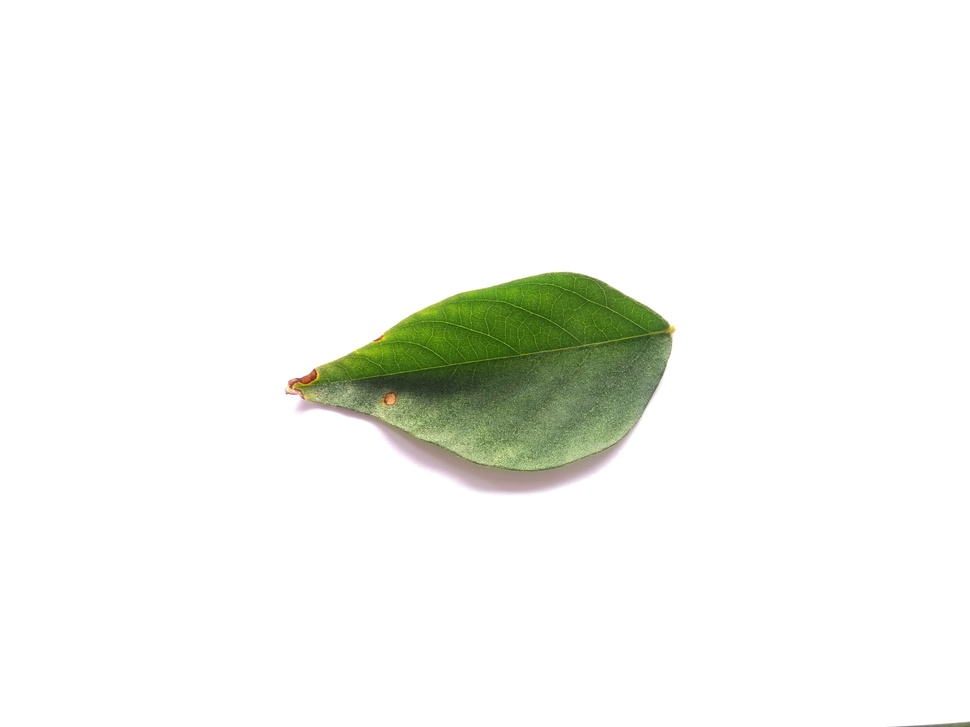
#> input picture image_fundamental/051.jpg, 970 x 727 px, shrunk from 4608 x 3456 before the run, found by its file name
$ jupyter execute ip_adapative_thresholding.ipynb   (shell and % lines are left out)
#> lines starting #> are read from the running program, lines starting #| are printed output that depends on the picture; after the words box and inside, x2 and y2 are one past the last pixel; in counts of white or black regions, pixels touching at a corner belong together
<a href="https://colab.research.google.com/github/alfinlutfi277/Tugas-AI/blob/main/image_processing/ip_adapative_thresholding.ipynb" target="_parent"></a>

[cell 1]
# import the necessary packages
import matplotlib.pyplot as plt
import cv2

[cell 2]
def plt_imshow(title, image):
	# convert the image frame BGR to RGB color space and display it
	image = cv2.cvtColor(image, cv2.COLOR_BGR2RGB)
	plt.imshow(image)
	plt.title(title)
	plt.grid(False)
	plt.show()

[cell 3]
# since we are using Jupyter Notebooks we can replace our argument
# parsing code with *hard coded* arguments and values
args = {
	"image": "051.jpg"
}

[cell 4]
# load the image and display it
image = cv2.imread(args["image"])
#> image is the input picture: shape (727, 970, 3); mean B, G, R 240.9, 245.4, 243.6
plt_imshow("Image", image)

# convert the image to grayscale and blur it slightly
gray = cv2.cvtColor(image, cv2.COLOR_BGR2GRAY)
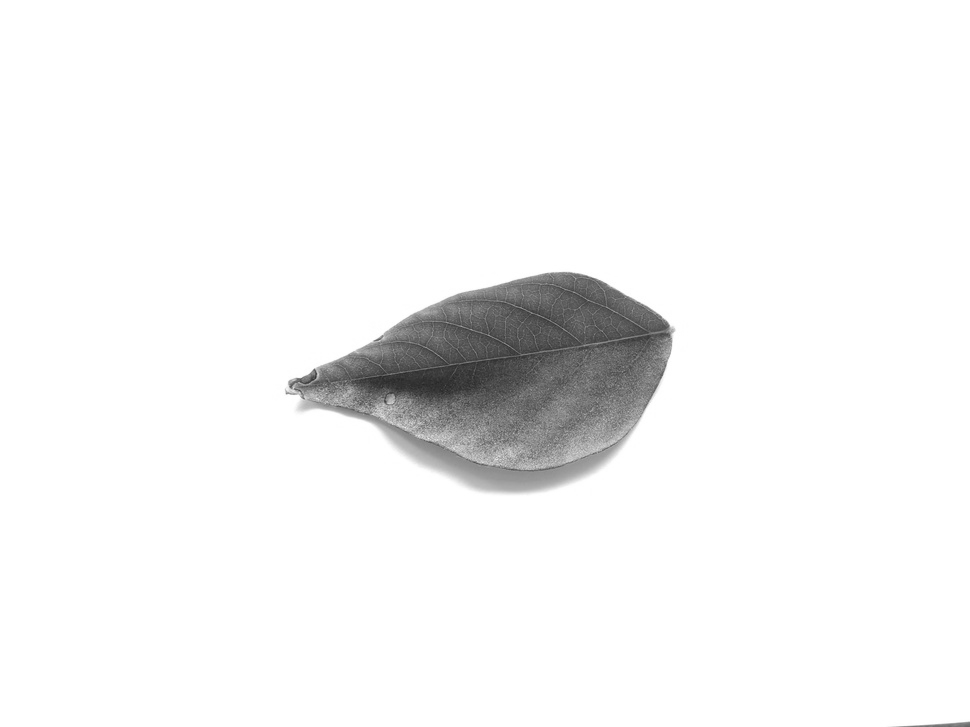
#> gray: shape (727, 970); min 37, max 255, mean 244.3
blurred = cv2.GaussianBlur(gray, (7, 7), 0)

[cell 5]
# apply simple thresholding with a hardcoded threshold value
(T, threshInv) = cv2.threshold(blurred, 230, 255,
	cv2.THRESH_BINARY_INV)
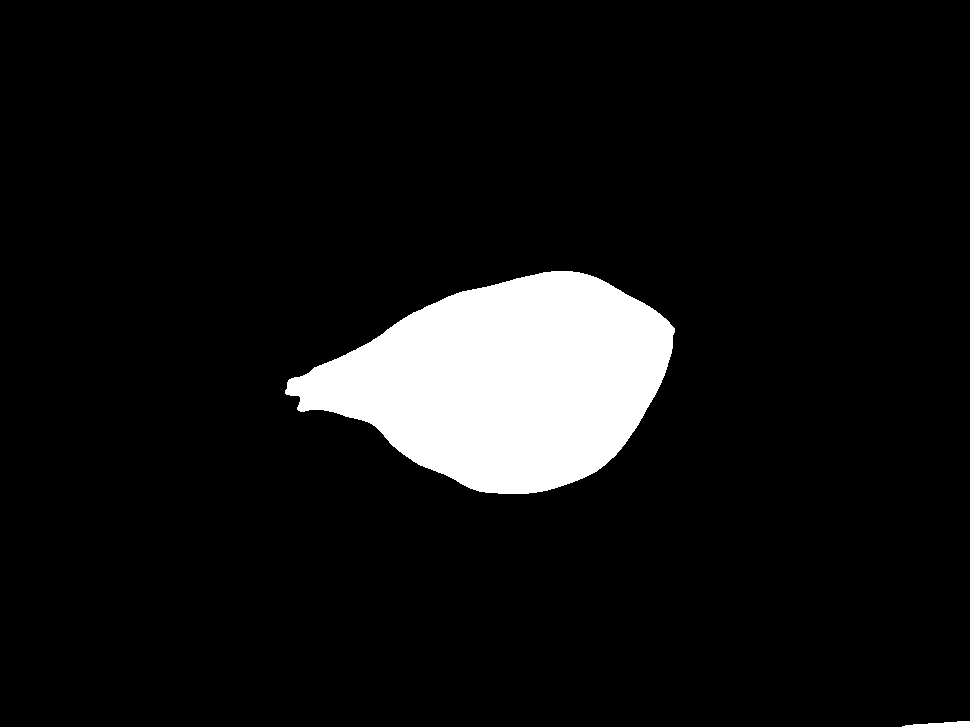
#> threshInv: shape (727, 970); 7.9% white; 2 white regions, box (x1, y1, x2, y2) and area: (285, 271, 675, 494) 55399, (902, 721, 970, 727) 271
plt_imshow("Simple Thresholding", threshInv)

[cell 6]
# apply Otsu's automatic thresholding
(T, threshInv) = cv2.threshold(blurred, 0, 255,
	cv2.THRESH_BINARY_INV | cv2.THRESH_OTSU)
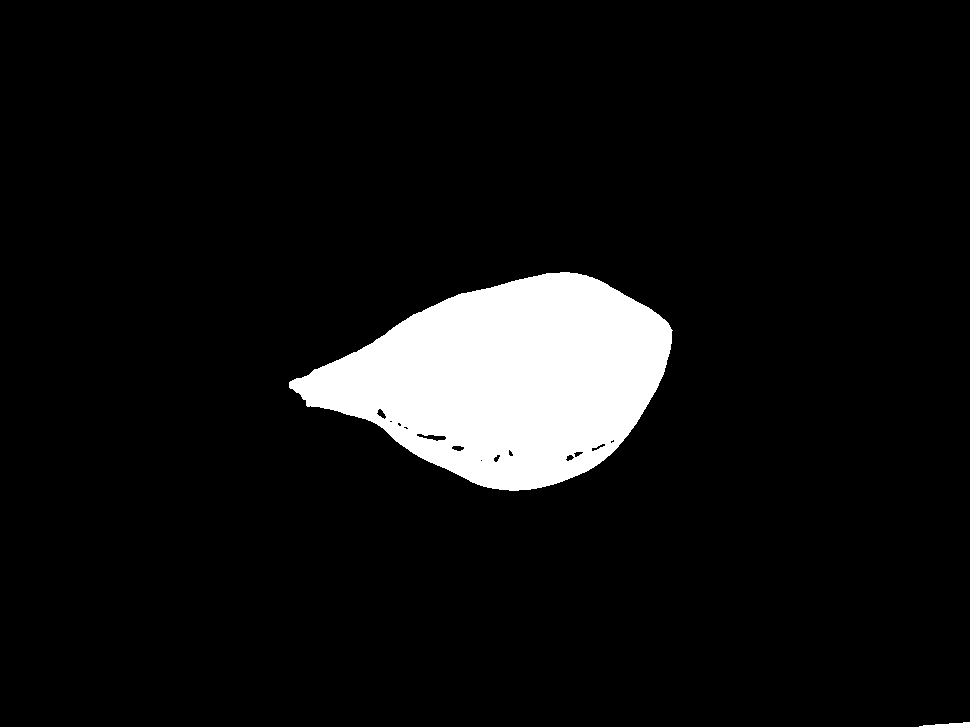
#> threshInv: shape (727, 970); 7.4% white; 2 white regions, box (x1, y1, x2, y2) and area: (289, 272, 673, 491) 52341, (919, 722, 970, 727) 161
#> T = 185
plt_imshow("Otsu Thresholding", threshInv)

[cell 7]
# instead of manually specifying the threshold value, we can use
# adaptive thresholding to examine neighborhoods of pixels and
# adaptively threshold each neighborhood
thresh = cv2.adaptiveThreshold(blurred, 255,
	cv2.ADAPTIVE_THRESH_MEAN_C, cv2.THRESH_BINARY_INV, 21, 10)
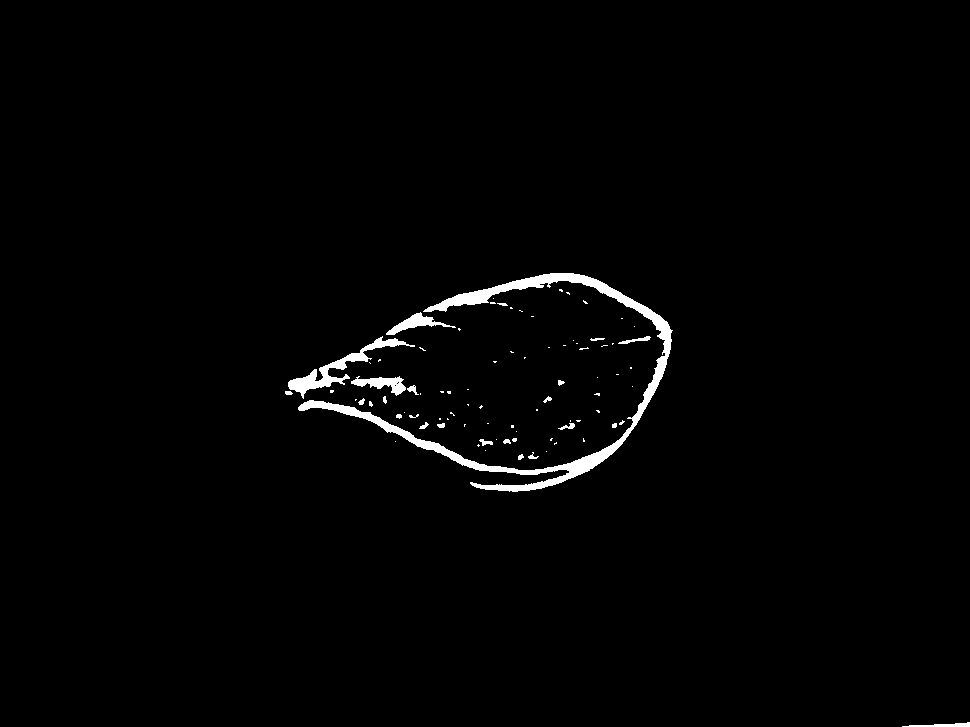
#> thresh: shape (727, 970); 1.4% white; 84 white regions (60 under 20 px), largest, box (x1, y1, x2, y2) and area: (298, 273, 673, 492) 6550, (288, 336, 415, 399) 1349, (351, 376, 406, 396) 503
plt_imshow("Mean Adaptive Thresholding", thresh)

[cell 8]
# perform adaptive thresholding again, this time using a Gaussian
# weighting versus a simple mean to compute our local threshold
# value
thresh = cv2.adaptiveThreshold(blurred, 255,
	cv2.ADAPTIVE_THRESH_GAUSSIAN_C, cv2.THRESH_BINARY_INV, 21, 4)
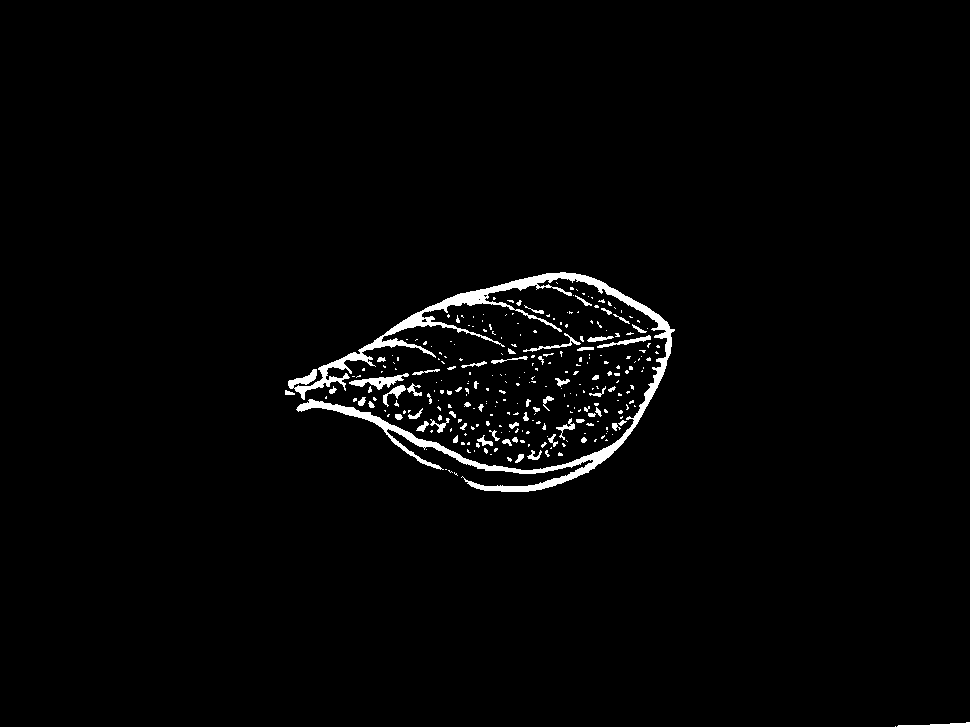
#> thresh: shape (727, 970); 1.9% white; 282 white regions (221 under 20 px), largest, box (x1, y1, x2, y2) and area: (288, 272, 675, 492) 8648, (349, 373, 409, 390) 379, (897, 722, 970, 727) 209
plt_imshow("Gaussian Adaptive Thresholding", thresh)

$ run again, with image_fundamental/001.jpg copied over image_fundamental/051.jpg
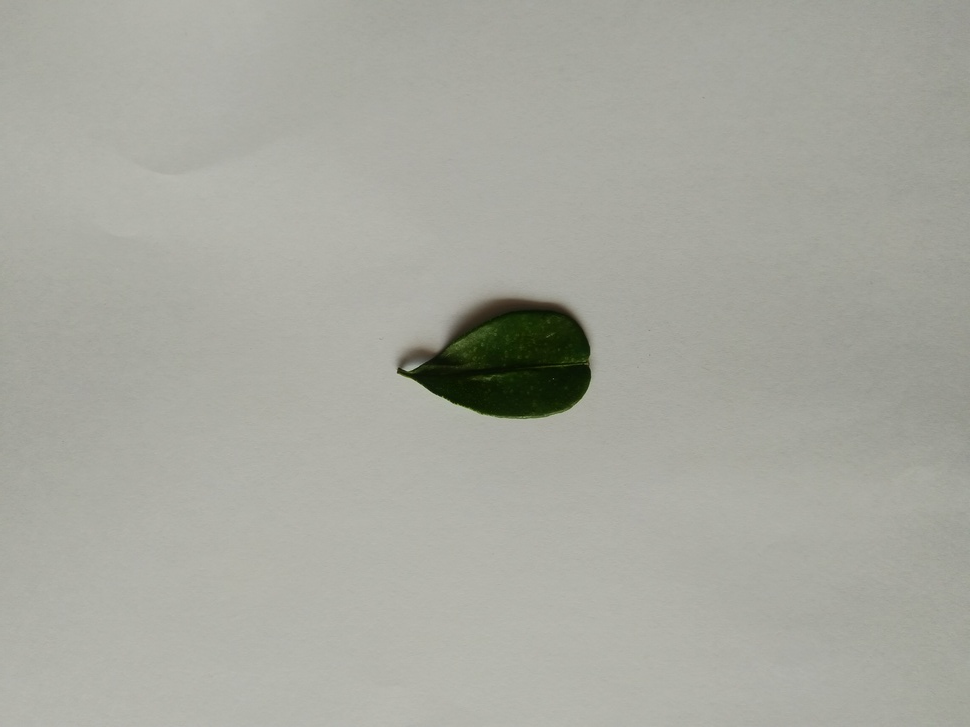
#> input picture image_fundamental/001.jpg, 970 x 727 px, shrunk from 4608 x 3456 before the run, found by its file name
#> image is the input picture: shape (727, 970, 3); mean B, G, R 159.6, 168.1, 167.3
#> image: shape (727, 970, 3); every value is 255
#> `(T, threshInv) = cv2.threshold(blurred, 0, 255, cv2.THRESH_BINARY_INV ..`:
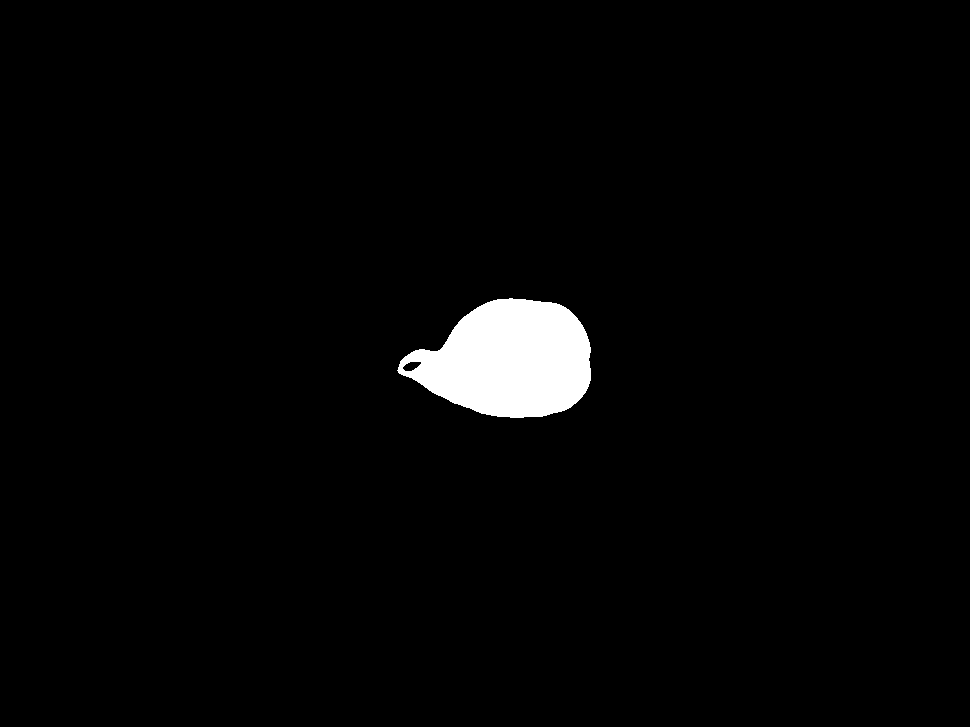
#> threshInv: shape (727, 970); 2.3% white; 1 white region, box (x1, y1, x2, y2) and area: (397, 298, 591, 418) 16232
#> T = 101
#> image: shape (727, 970, 3); 0.68% white; 3 white regions (1 under 20 px), largest, box (x1, y1, x2, y2) and area: (397, 299, 591, 417) 4619, (466, 368, 502, 374) 134
#> `thresh = cv2.adaptiveThreshold(blurred, 255, cv2.ADAPTIVE_THRESH_GAUSS..`:
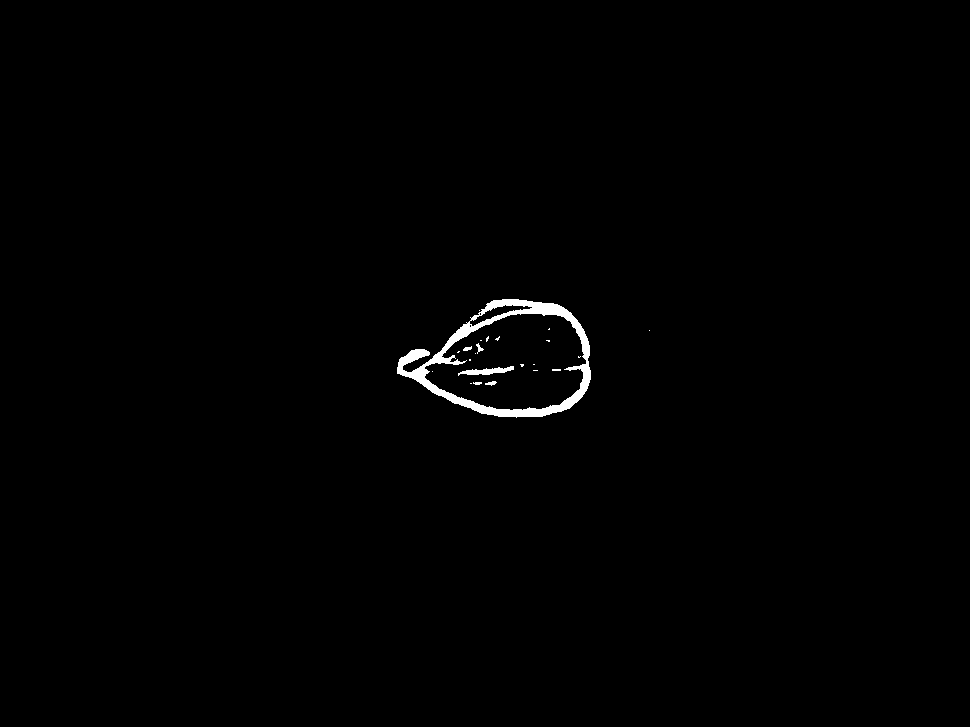
#> thresh: shape (727, 970); 0.67% white; 23 white regions (17 under 20 px), largest, box (x1, y1, x2, y2) and area: (397, 299, 591, 418) 4253, (458, 366, 514, 376) 261, (485, 381, 497, 386) 35, (476, 343, 484, 354) 34, (463, 346, 472, 351) 29, (473, 382, 482, 385) 22
